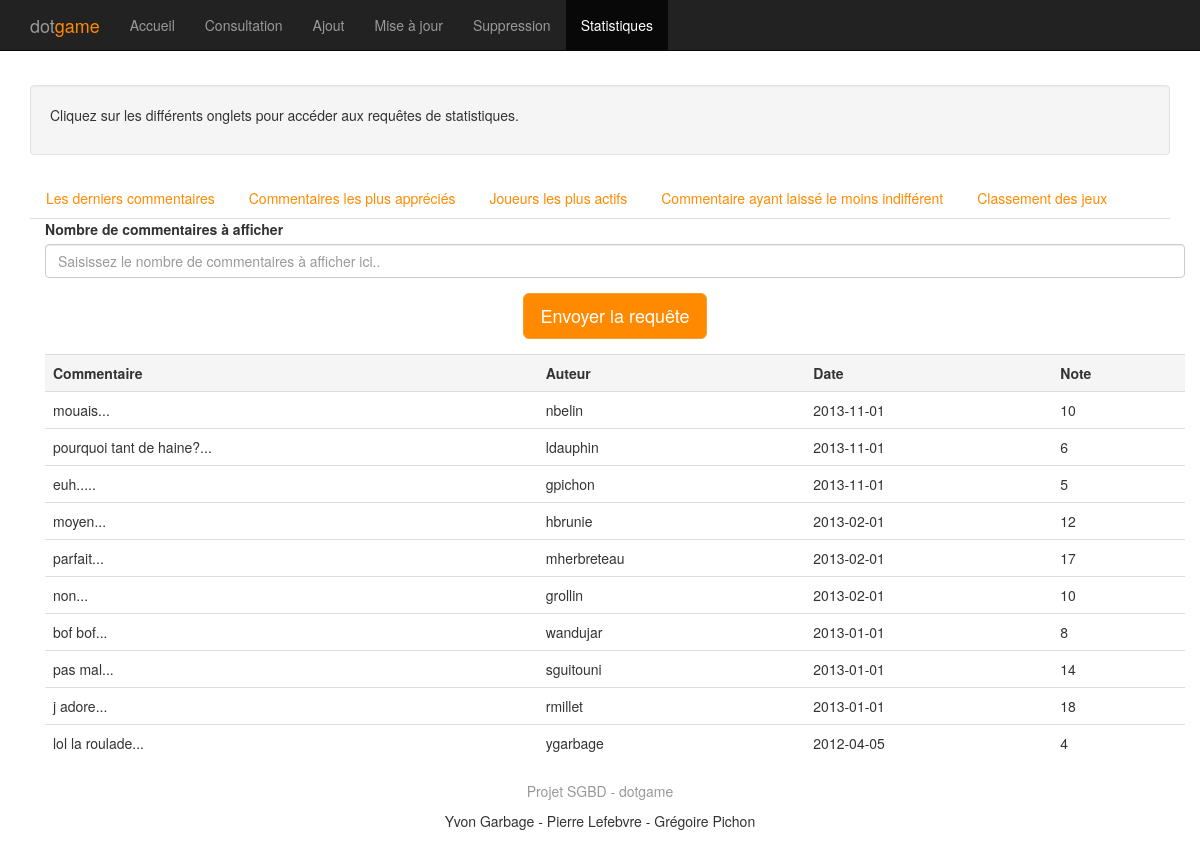
Page /site/index.php?action=statistiques on the earlier database version.
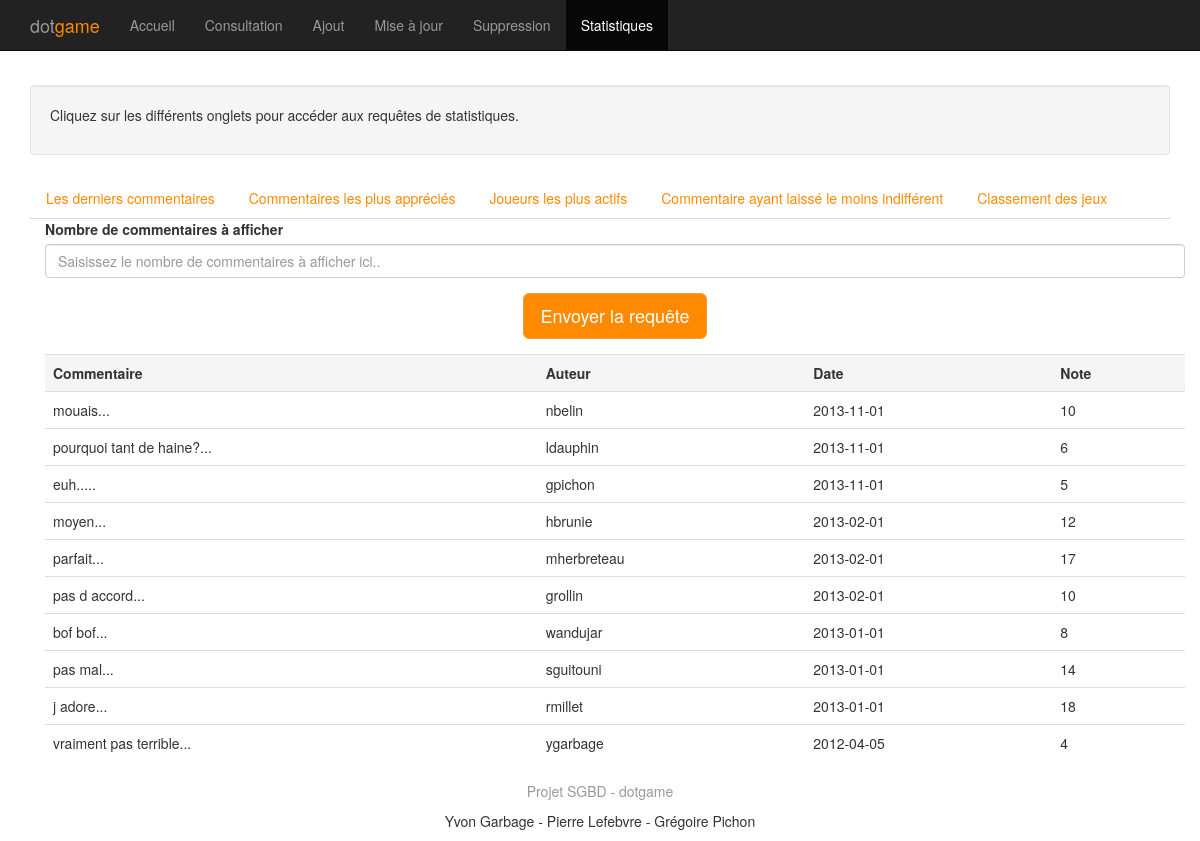
Same page on the later database version.
### tables this page shows
CREATE TABLE commentaire (
  idCommentaire   int NOT NULL AUTO_INCREMENT,
  note            int NOT NULL,
  commentaire     VARCHAR(140) NOT NULL,
  dateCommentaire date,
  pseudo          VARCHAR(32)  NOT NULL,
  idJeu           int,
  idPlateforme    int,
  CONSTRAINT pk_commentaire PRIMARY KEY(idCommentaire)
);

### site/php/base.php (called while the page is built, shortened)
<?php
function tab_class($current_page, $link_page){
  if(empty($current_page) || ($current_page == $link_page)){
    return "class=\"active\"";
  }
}
?>

### site/php/stats.php (called while the page is built, shortened)
<?php
function get_last_comments($nb_comments) {
  $nb_comments = ($nb_comments <= 0) ? 1:$nb_comments;
  $query = "SELECT * FROM commentaire ORDER BY commentaire.dateCommentaire DESC LIMIT $nb_comments";
  $result = mysql_query($query) or die(mysql_error());
  return $result;
}
?>

### site/statistiques.php (the view, shortened to what this page needs)
<div class="container">
  <div class="well top-message">
    <p>Cliquez sur les différents onglets pour accéder aux requêtes de statistiques.</p>
  </div>
  <ul class="nav nav-tabs" id="myTab">
    <li><a href="#consultation1" data-toggle="tab">Les derniers commentaires</a></li>
    <li><a href="#consultation2" data-toggle="tab">Commentaires les plus appréciés</a></li>
    <li><a href="#consultation3" data-toggle="tab">Joueurs les plus actifs</a></li>
    <li><a href="#consultation4" data-toggle="tab">Commentaire ayant laissé le moins indifférent</a></li>
    <li><a href="#consultation5" data-toggle="tab">Classement des jeux</a></li>
  </ul>
  <div class="tab-content">
    <div class="tab-pane active" id="consultation1">
      <div class="container">
	<form action="index.php?action=statistiques" method="post">
  	  <div class="form-group">
  	    <label for="nbCommentaires">Nombre de commentaires à afficher</label>
	    <input type="number" min="0" step="5" name="nbCommentaires" id="nbCommentaires" class="form-control" placeholder="Saisissez le nombre de commentaires à afficher ici.."/>
  	  </div>
  	  <div class="form-group text-center">
	    <input type="submit" class="btn btn-warning btn-lg" id="btn-statistiques1" value="Envoyer la requête">
  	  </div>
	</form>
	<?php
	$comments = get_last_comments($nb_comments);
	echo "<table class=\"table table-hover\">";
	echo "<tr class=\"active\"><th>Commentaire</th><th>Auteur</th><th>Date</th><th>Note</th></tr>";
	while($att = mysql_fetch_array($comments)){
	  $id = $att["idCommentaire"];
	  $mark = $att["note"];
	  $author = $att["pseudo"];
	  $date = $att["dateCommentaire"];
	  $comment = substr($att["commentaire"], 0, 100)."...";
	  echo "<tr id=\"comment$id\">
        <td>$comment</td><td>$author</td><td>$date</td><td>$mark</td></tr>";
	}
	echo "</table>";?>
      </div>
    </div>
  </div>
</div>

### site/index.php (shortened to what this page needs)
<?php
$pages = array("accueil", "ajout", "consultation", "maj", "suppression", "statistiques");
if(isset($_GET["action"])){
  if(!in_array($_GET["action"], $pages))
    $page = "accueil";
  else
    $page = $_GET["action"];
  $current_page = $page;
  $page = $page.".php";
}
else{
  $current_page = "accueil";
  $page = "accueil.php";
}
$nb_comments = 10;
?>
<!DOCTYPE html>
<html lang="fr">
  <head>
    <link href="bootstrap/css/bootstrap.css" rel="stylesheet">
    <link href="css/style.css" rel="stylesheet">
  </head>
  <body>
    <div class="navbar navbar-inverse navbar-fixed-top" role="navigation">
      <div class="container">
        <div class="navbar-header">
          <a class="navbar-brand" href="index.php">dot<span class="game">game</span></a>
        </div>
        <div class="navbar-collapse collapse">
          <ul class="nav navbar-nav">
            <li <?php echo tab_class($current_page, "accueil");?> > <a href="index.php?action=">Accueil</a></li>
            <li <?php echo tab_class($current_page, "consultation");?> > <a href="index.php?action=consultation">Consultation</a></li>
            <li <?php echo tab_class($current_page, "ajout");?> > <a href="index.php?action=ajout">Ajout</a></li>
            <li <?php echo tab_class($current_page, "maj");?> > <a href="index.php?action=maj">Mise à jour</a></li>
	    <li <?php echo tab_class($current_page, "suppression");?> > <a href="index.php?action=suppression">Suppression</a></li>
            <li <?php echo tab_class($current_page, "statistiques");?> > <a href="index.php?action=statistiques">Statistiques</a></li>
          </ul>
        </div>
      </div>
    </div>
    <?php require($page); ?>
    <div id="footer">
      <div class="container text-center">
        <p class="text-muted credit">Projet SGBD - dotgame</p>
        <p class="credit">Yvon Garbage - Pierre Lefebvre - Grégoire Pichon</p>
      </div>
    </div>
  </body>
</html>

### site/css/style.css (style rules this page uses)
div .top-message { margin: 64pt 0pt 16pt 0pt; }
.game { color: #ff8a00; }
a { color: #ff8a00; }

Differences in the rows shown:
changed commentaire "grollin": commentaire "non..." → "pas d accord..."
changed commentaire "ygarbage": commentaire "lol la roulade..." → "vraiment pas terrible..."
